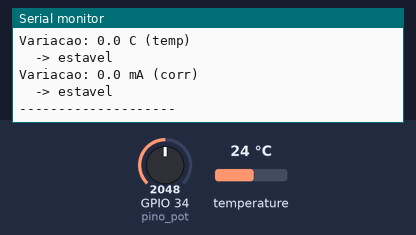
Bench run of a sketch on a simulated ESP32. Shown: the last lines printed to the serial monitor. The inputs (shaded band) are chosen by the test bench; at power-on: temperature 24 °C, GPIO 34 (pino_pot) = 2048.

Above: at 3.8 s.
3.9 s: temperature set to 12 °C
7.0 s: GPIO 34 (pino_pot) set to 2866
At 8.8 s:
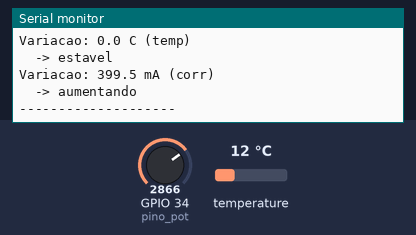
10.1 s: temperature set to 41 °C
At 13.0 s:
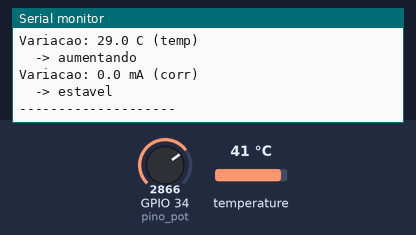
15.9 s: GPIO 34 (pino_pot) set to 2047
At 17.2 s:
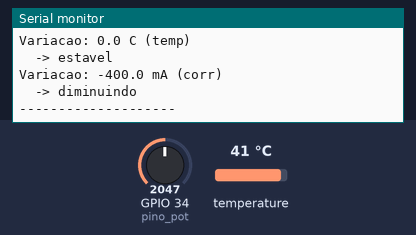
20.5 s: temperature set to 19 °C
At 22.6 s:
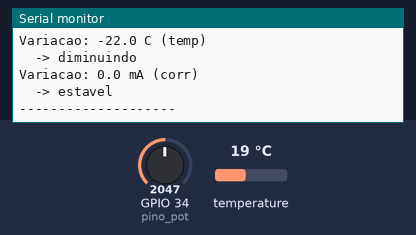
Timing chart, 0 to 24.1 s (numbered marks = the images above; inputs shaded):
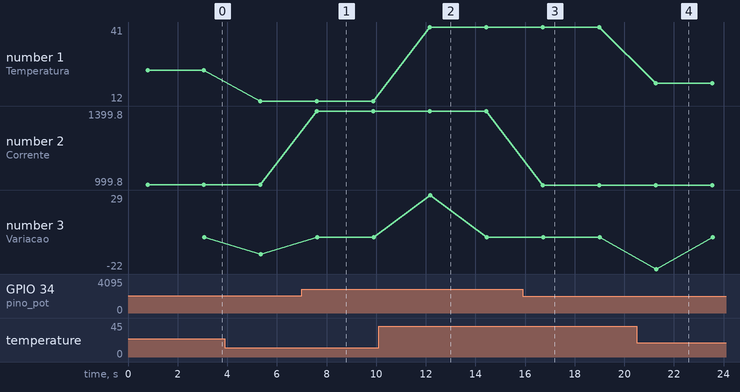

Measured:
- after the input at 7.0 s, the serial monitor: prints a new line after 0.62 s (image 1)
- after the input at 10.1 s, the serial monitor: prints a new line after 2.1 s (image 2)
- after the input at 15.9 s, the serial monitor: prints a new line after 0.82 s (image 3)
- after the input at 20.5 s, the serial monitor: prints a new line after 0.78 s (image 4)
- plotted number 1: 24 → 12 after the input at 3.9 s, 12 → 41 after the input at 10.1 s, 41 → 19 after the input at 20.5 s
- plotted number 2: 1000.2 → 1399.8 after the input at 7.0 s, 1399.8 → 999.8 after the input at 15.9 s
- plotted number 3: 0 → -12 after the input at 3.9 s

The sketch:

sketch.ino
```cpp
#include <OneWire.h>
#include <DallasTemperature.h>

/* ---------- TEMPERATURA (DS18B20) ---------- */
const int pino_sensor = 2;            /* DQ do DS18B20 no GPIO 2 */
const float lim_temp = 40.0;          /* limite de temperatura alta (C) */
OneWire oneWire(pino_sensor);
DallasTemperature sensor(&oneWire);
float prev_temp = 0.0;

/* ---------- CORRENTE (potenciometro simula o SCT-013-030) ---------- */
const int pino_pot = 34;              /* pino analogico do ESP32 */
const float lim_corrente = 1000.0;    /* limite de corrente alta (mA) */
float prev_corrente = 0.0;

/* ---------- controle ---------- */
int i_leitura = 0;                    /* conta as leituras */

/* calcula a variacao de um valor (serve para temp e corrente) */
float calcular_variacao(float atual, float anterior)
{
  return atual - anterior;
}

/* imprime a tendencia (subindo / descendo / estavel) */
void mostrar_tendencia(float variacao, String unidade)
{
  Serial.print("Variacao: ");
  Serial.print(variacao, 1);
  Serial.print(" ");
  Serial.println(unidade);

  if (variacao > 0)      Serial.println("  -> aumentando");
  else if (variacao < 0) Serial.println("  -> diminuindo");
  else                   Serial.println("  -> estavel");
}

void setup()
{
  Serial.begin(115200);
  sensor.begin();

  Serial.println();
  Serial.println("Monitor de superaquecimento eletrico");
  Serial.println("Temperatura (DS18B20) + Corrente (SCT-013-030 simulado)");
  Serial.println();

  Serial.print("Limite de temperatura: ");
  Serial.print(lim_temp);
  Serial.println(" C");
  Serial.print("Limite de corrente: ");
  Serial.print(lim_corrente);
  Serial.println(" mA");
  Serial.println("====================");
}

void loop()
{
  /* ---------- leitura da temperatura ---------- */
  sensor.requestTemperatures();
  float curr_temp = sensor.getTempCByIndex(0);

  /* ---------- leitura da corrente (potenciometro 0-4095 -> 0-2000 mA) ---------- */
  int leitura = analogRead(pino_pot);
  float curr_corrente = (leitura / 4095.0) * 2000.0;

  Serial.print("Temperatura: ");
  Serial.print(curr_temp, 1);
  Serial.println(" C");
  Serial.print("Corrente: ");
  Serial.print(curr_corrente, 1);
  Serial.println(" mA");

  /* ---------- define se cada um esta alto ---------- */
  bool temp_alta = (curr_temp >= lim_temp);
  bool corrente_alta = (curr_corrente >= lim_corrente);

  /* ---------- DIAGNOSTICO: cruza temperatura e corrente ---------- */
  Serial.print("Diagnostico: ");
  if (temp_alta && corrente_alta)
  {
    Serial.println("SOBRECARGA - o circuito puxa mais do que devia!");
  }
  else if (temp_alta && !corrente_alta)
  {
    Serial.println("MAU CONTATO - resistencia anormal, ponto gera calor sozinho!");
  }
  else if (!temp_alta && corrente_alta)
  {
    Serial.println("ALERTA PREVENTIVO - corrente alta, tendencia de risco.");
  }
  else
  {
    Serial.println("Normal - sistema operando dentro do esperado.");
  }

  /* ---------- tendencia (a partir da 2a leitura) ---------- */
  if (i_leitura > 0)
  {
    mostrar_tendencia(calcular_variacao(curr_temp, prev_temp), "C (temp)");
    mostrar_tendencia(calcular_variacao(curr_corrente, prev_corrente), "mA (corr)");
  }
  else
  {
    Serial.println("Primeira leitura.");
  }

  /* ---------- guarda para a proxima ---------- */
  prev_temp = curr_temp;
  prev_corrente = curr_corrente;
  i_leitura++;

  Serial.println("--------------------");
  delay(1500);
}
```
